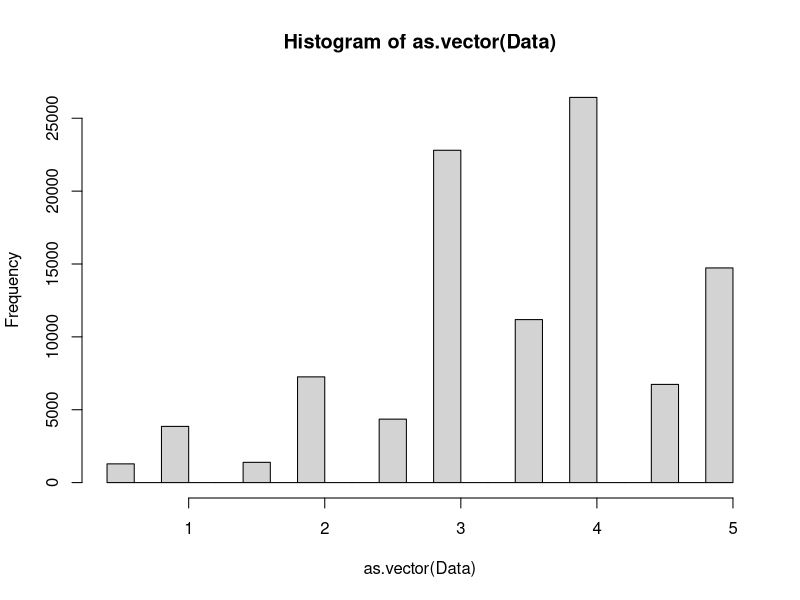
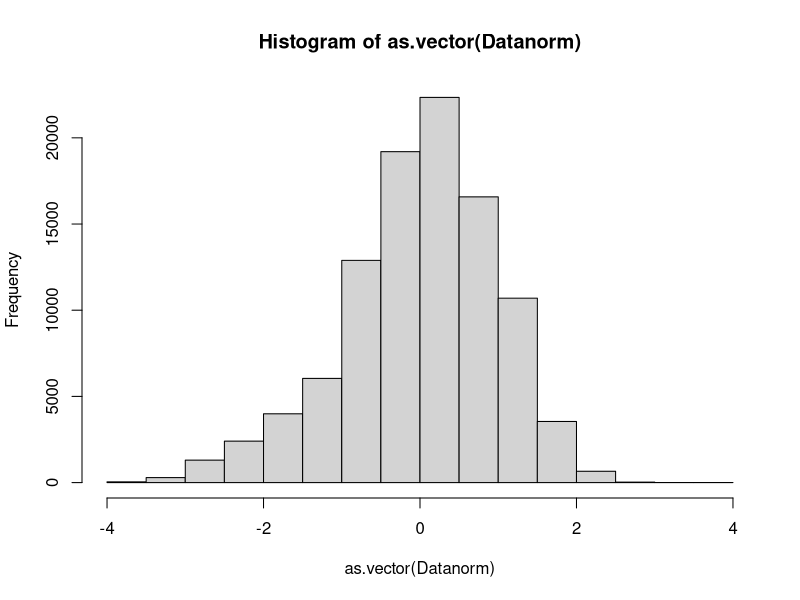
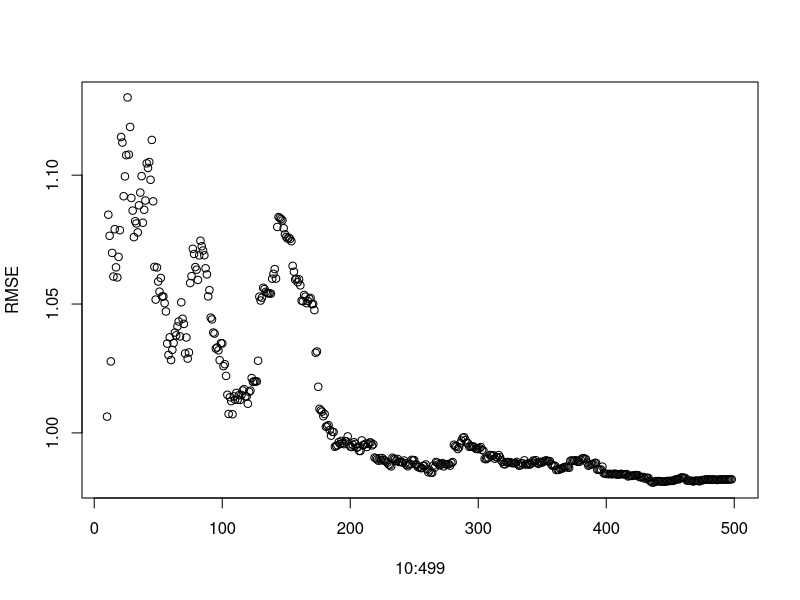

These charts were generated, in order, by the following R code:

# Script for ...


######## 0. Set the working environemnt

# Remove all variables from the R environment to create a fresh start
rm(list=ls())

# Set the working folder
# getwd()
# setwd("/Volumes/DATA/Teaching/SUTD/Courses/2018/The Analytics Edge/week 10/Data")

# Load the ratings dataset
ratings <- read.csv("ratings.csv")
str(ratings)
length(unique(ratings$userId))  # 706
length(unique(ratings$movieId)) # 8552
sort(unique(ratings$rating))    # 0.5 1.0 1.5 2.0 2.5 3.0 3.5 4.0 4.5 5.0
# The ratings dataframe consists of 100,023 observations of 3 variables (userId, movieId, and rating)

# Users have rated from 20 to 2268 movies
max(table(ratings$userId)) # 2268
min(table(ratings$userId)) # 20
# Here is the list of users that have watched 2268 and 20 movies
which(table(ratings$userId)==2268)
which(table(ratings$userId)==20)
# Movies have from 1 to 337 ratings
max(table(ratings$movieId))
min(table(ratings$movieId))


######## 1. We can start preparing the data for the analysis

# Create an empty matrix with 706 rows (users) and 8552 (movies)
Data <- matrix(nrow=length(unique(ratings$userId)), ncol=length(unique(ratings$movieId)))
# We name the rows and columns with the unique users and movieid in the dataset
rownames(Data) <- unique(ratings$userId)
colnames(Data) <- unique(ratings$movieId)

# We can now fill in the matrix
for(i in 1:nrow(ratings))
{Data[as.character(ratings$userId[i]),as.character(ratings$movieId[i])] <- ratings$rating[i]}
dim(Data)     # 706 8552
# Visual check
hist(as.vector(Data))

# Normalize the ratings of each user so that bias is reduced (na.rm=TRUE omitts the missing values)
Datanorm <- Data - rowMeans(Data,na.rm=TRUE)
# Visual check --> we have a more symmetric rating when using normalized data
hist(as.vector(Datanorm))
 
# Split the data 
# We want to create a matrix with spl1 + spl1c rows and spl2 + spl2c columns
set.seed(1)       
spl1 <- sample(1:nrow(Data), 0.98*nrow(Data)) # spl1 has 98% of the rows
spl1c <- setdiff(1:nrow(Data),spl1)           # spl1c has the remaining ones
set.seed(2)
spl2 <- sample(1:ncol(Data), 0.8*ncol(Data))  # spl2 has 80% of the columns
spl2c <- setdiff(1:ncol(Data),spl2)           # spl2c has the rest
length(spl1)  # 691
length(spl1c) # 15
length(spl2)  # 6841
length(spl2c) # 1711


######## 2. Models

# We create three different prediction models and corresponding predicted rating matrices

# First, we initialize the matrices for the three models
Base1    <- matrix(nrow=length(spl1c), ncol=length(spl2c))
Base2    <- matrix(nrow=length(spl1c), ncol=length(spl2c))
UserPred <- matrix(nrow=length(spl1c),ncol=length(spl2c))

# Then, we make the predictions for models Base1 and Base2
#
# Base1: average out the item rating for all users in the training set (spl1)
for(i in 1:length(spl1c))  
{Base1[i,] <- colMeans(Data[spl1,spl2c], na.rm=TRUE)}
Base1[,1:5] # All rows (users) contain the same information
#
# Base2: average over the user rating for all the items in the training set (spl2)
for(j in 1:length(spl2c)) 
{Base2[,j] <- rowMeans(Data[spl1c,spl2], na.rm=TRUE)}
Base2[,1:5] # All columns (movies) contain the same information

# For the third model, we first need to calculate the correlation between users
#
# Initialize matrices
Cor <- matrix(nrow=length(spl1),ncol=1) # keeps track of the correlation between users
Order <- matrix(nrow=length(spl1c), ncol=length(spl1)) # sort users in term of decreasing correlations
#
# With this command, we create an Order matrix of dimensions 15x691, 
# where each row corresponds to neighbors of the users in the spl1c in decreasing order of Pearson correlation. 
# The NA accounts for users who have no common ratings of movies with the user.
for(i in 1:length(spl1c)){
  for(j in 1:length(spl1)){
      Cor[j] <- cor(Data[spl1c[i],spl2],Data[spl1[j],spl2],use = "pairwise.complete.obs")
      }
  V <- order(Cor, decreasing=TRUE, na.last=NA)
  Order[i,] <- c(V, rep(NA, times=length(spl1)-length(V)))
}
# Let's check the results
length(Cor)
dim(Order)
Order[,1:20]
Order[,500:520]
Order[,671:691]
#
# Now, we compute user predictions by looking at the 250 nearest neighbours 
# and averaging equally over all these user ratings in the items in spl2c
for(i in 1:length(spl1c))
{UserPred[i,] <- colMeans(Data[spl1[Order[i,1:250]],spl2c], na.rm=TRUE)}    


######## 3. Compare the model performance

# Calculate the model error
RMSEBase1    <- sqrt(mean((Data[spl1c,spl2c] - Base1)^2, na.rm=TRUE)) # 0.9310296
RMSEBase2    <- sqrt(mean((Data[spl1c,spl2c] - Base2)^2, na.rm= TRUE)) # 0.9953377
RMSEUserPred <- sqrt(mean((Data[spl1c,spl2c] - UserPred)^2,na.rm=TRUE)) # 0.8985567

# Last step: we vary the neighborhood set for the third model to see whether it positively affects the results
RMSE <- rep(NA, times=490)
for(k in 10:499)
{for(i in 1:length(spl1c))
{UserPred[i,] <- colMeans(Data[spl1[Order[i,1:k]],spl2c], na.rm=TRUE)}
  RMSE[k-10] <- sqrt(mean((Data[spl1c,spl2c] - UserPred)^2,na.rm=TRUE))}
plot(10:499,RMSE)
abline(h=0.931)







